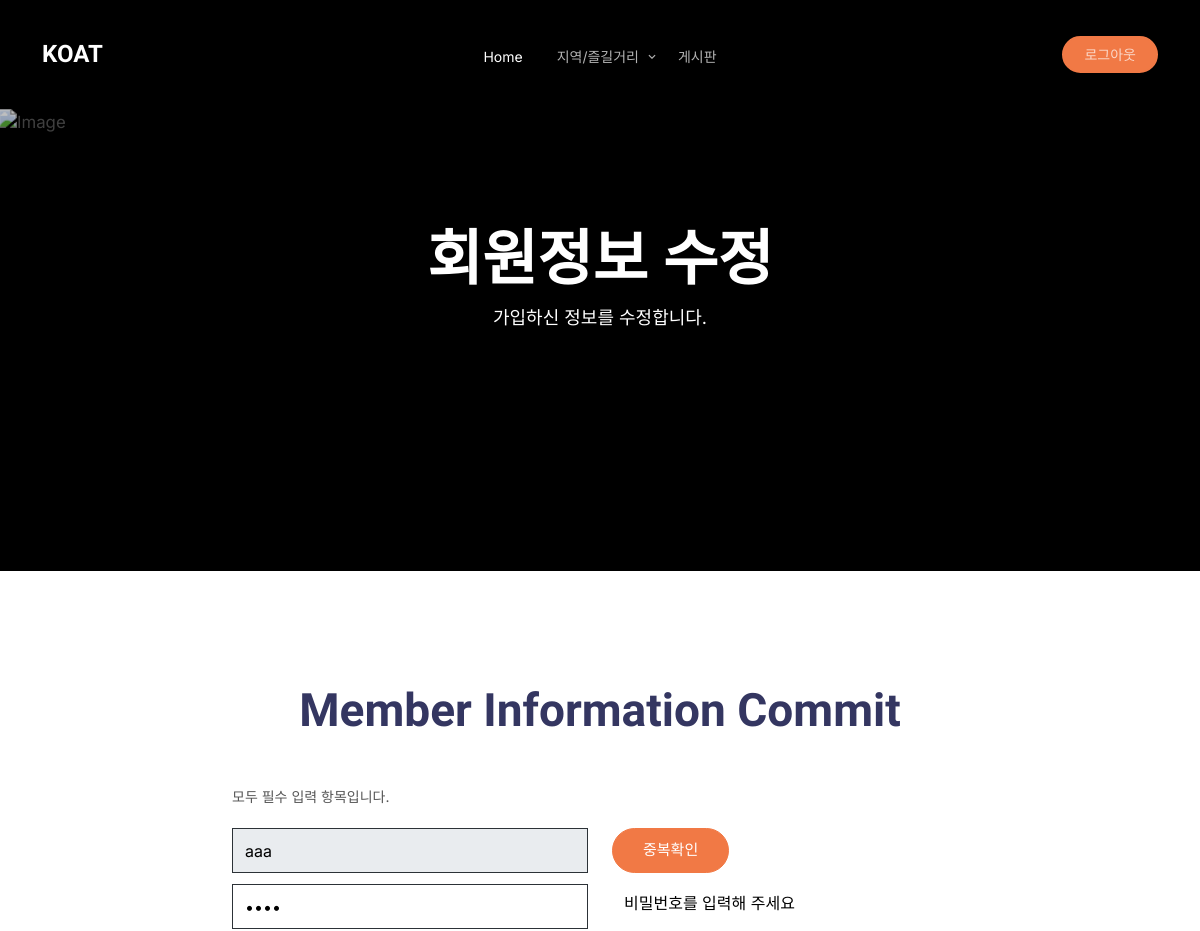
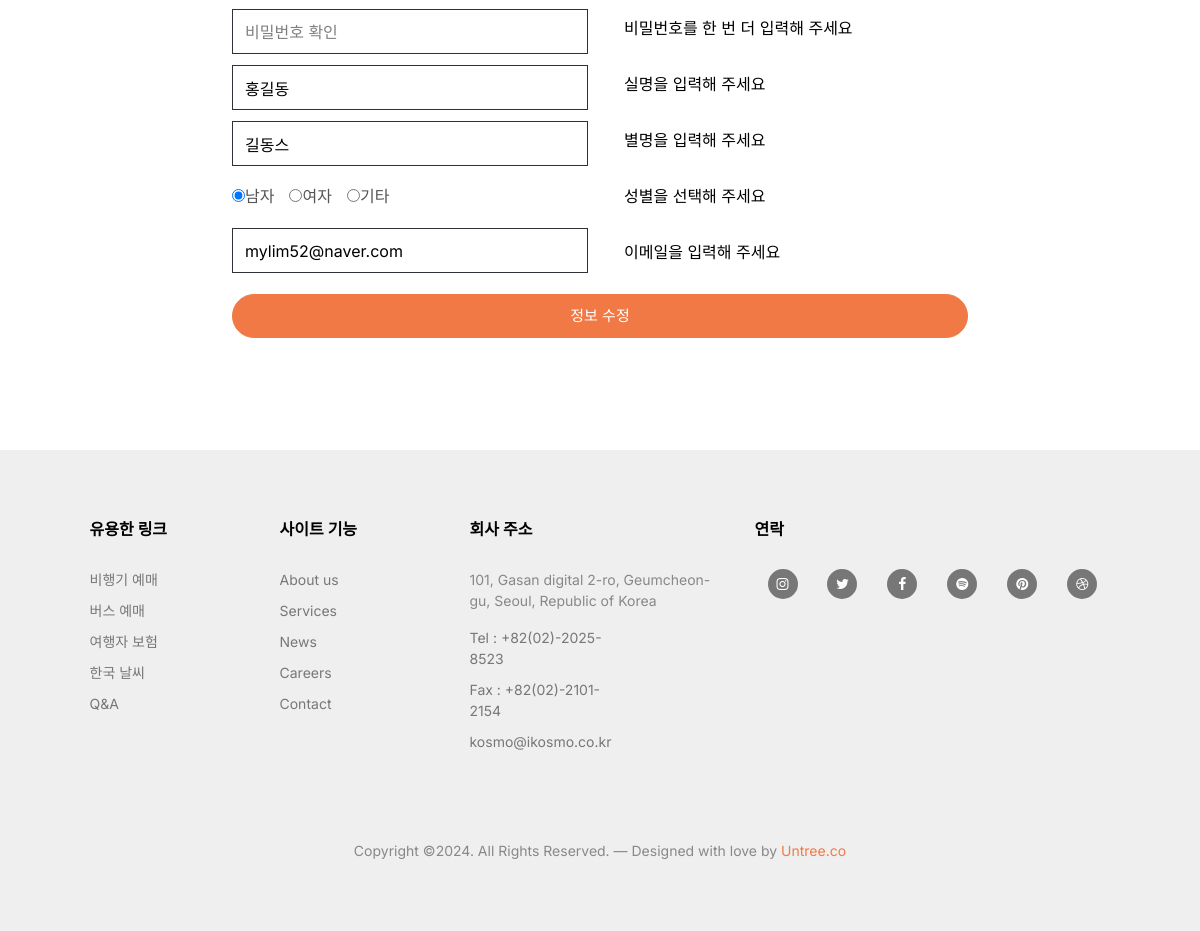
The page /member/memupd/ (signed in) on the database its author committed (2 pictures, top to bottom).
### member/models.py (models this page shows)
class Member(models.Model):
  m_id = models.CharField(max_length=50,primary_key=True)
  m_password = models.CharField(max_length=100)
  m_username = models.CharField(max_length=100)
  m_nickName = models.CharField(max_length=100)
  m_gender = models.CharField(max_length=10, default='남자')
  m_email = models.CharField(max_length=100)
  m_date = models.DateTimeField(auto_now=True)
  m_auth = models.IntegerField(default=1)
  def __str__(self):
    return f"{self.m_id},{self.m_password},{self.m_username},{self.m_nickName},{self.m_gender},{self.m_email},{self.m_date},{self.m_auth},"

### member/views.py (the view)
# urls.py: path('memupd/', views.memupd,name="memupd"),        #  회원정보 (내정보) 수정 (회원 정보 수정 페이지)
def memupd(request):
  m_id = request.session['session_m_id']
  print('아이디 : ',m_id)
  qs = Member.objects.filter(m_id=m_id)
  print(qs)
  context = {"mem":qs[0]}
  return render(request, 'memupd.html', context)

### member/templates/memupd.html (shortened to what this page needs)
{% extends "base.html" %}
{% block container-block  %}
<div class="hero overlay">
	<div class="img-bg rellax">
		<img src="/static/images/hero_2.jpg" alt="Image" class="img-fluid">
	</div>
	<div class="container">
		<div class="row align-items-center justify-content-start">
			<div class="col-lg-6 mx-auto text-center">
				<h1 class="heading" data-aos="fade-up">회원정보 수정</h1>
				<p data-aos="fade-up">가입하신 정보를 수정합니다.</p>
			</div>
		</div>
	</div>
</div>
<div class="section">
	<div class="container">
		<div class="row">
			<div class="col-12"	data-aos="fade-up" data-aos-delay="0">
				<h2 class="heading mb-5">Member Information Commit</h2>
			</div>
		</div>
		<div class="row">
			<div class="col-lg-8" data-aos="fade-up" data-aos-delay="200">
				<form action="/member/infoupd/" method="POST" id="memberform">
					<div class="row">
						<label>모두 필수 입력 항목입니다.</label>
						<div class="col-6 mb-3">
							<label></label><input type="text" class="form-control" value="{{mem.m_id}}" id="yourid" name="아이디" readonly>
							<label></label><input type="password" class="form-control" value="{{mem.m_password}}" id="yourpw" name="비밀번호" required>
							<label></label><input type="password" class="form-control" placeholder="비밀번호 확인" id="yourpw2" name="비밀번호2" required>
							<label></label><input type="text" class="form-control" value="{{mem.m_username}}" id="realname" name="실명" required>
							<label></label><input type="text" class="form-control" value="{{mem.m_nickName}}" id="nickName" name="별명" required>
							<br>
							<div class="gdst">
								<label for="male"><input type="radio" name="gender" id="male" value="male"{% if mem.m_gender == 'male' %}checked{% endif %}>남자</label>
								<label for="female"><input type="radio" name="gender" id="female" value="female"{% if mem.m_gender == 'female' %}checked{% endif %}>여자</label>
								<label for="other"><input type="radio" name="gender" id="other" value="other"{% if mem.m_gender == 'other' %}checked{% endif %}>기타</label>
							</div>
							<label></label><input type="text" class="form-control" value="{{mem.m_email}}" id="youremail" name="이메일" required>
						</div>
						<div class="col-6 mb-3">
							<br>
							<input type="button" value="중복확인" id="dup" class="btn btn-primary idchk">
							<br>
							<label></label><span class="form-control typex">비밀번호를 입력해 주세요</span>
							<label></label><span class="form-control typex" id="pwmore">비밀번호를 한 번 더 입력해 주세요</span>
							<label></label><span class="form-control typex">실명을 입력해 주세요</span>
							<label></label><span class="form-control typex">별명을 입력해 주세요</span>
							<label></label><span class="form-control typex">성별을 선택해 주세요</span>
							<label></label><span class="form-control typex" id="eemail">이메일을 입력해 주세요</span>
						</div>
						<div class="col-12">
							<input type="button" value="정보 수정" id="mon" class="btn btn-primary dpchk">
						</div>
					</div>
				</form>
			</div>
		</div>
	</div>
</div>
{% endblock container-block  %}

### rows shown on the page
Member: m_id "aaa", m_username "홍길동", m_nickName "길동스", m_gender "☑ 남자", m_gender "☐ 여자", m_gender "☐ 기타", m_email "mylim52@naver.com"
